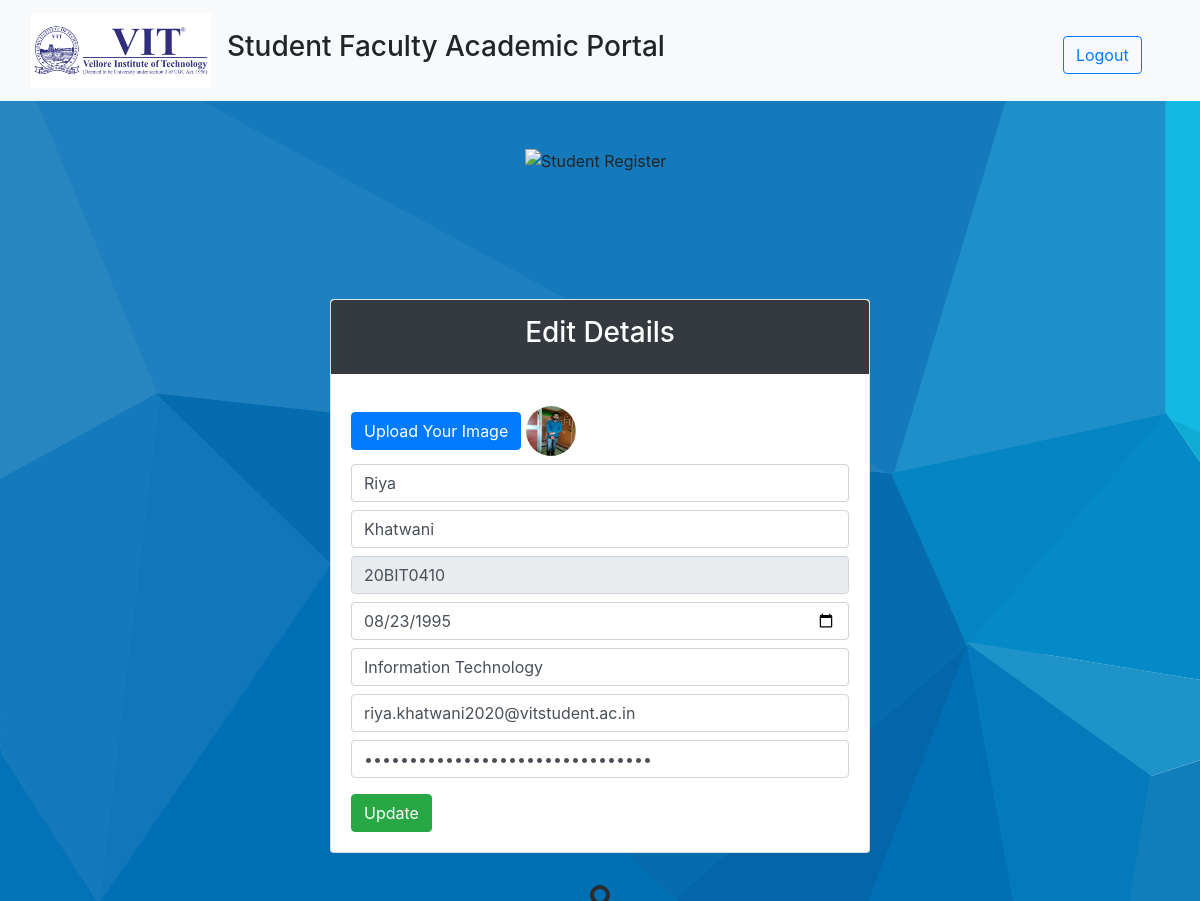
/studentedit.php?edit=20BIT0410 (signed in), run on the app's committed database.
### tables this page shows
CREATE TABLE `student_data` (
  `Regno` varchar(10) NOT NULL,
  `Img` varchar(200) NOT NULL,
  `FName` varchar(100) NOT NULL,
  `LName` varchar(100) NOT NULL,
  `DOB` varchar(100) NOT NULL,
  `Branch` varchar(100) NOT NULL,
  `Email` varchar(100) NOT NULL,
  `Password` varchar(400) NOT NULL,
  `CGPA` varchar(10) NOT NULL,
  `Sem` int(10) NOT NULL,
  `Date` varchar(100) NOT NULL,
  `LOR` varchar(200) NOT NULL
);

### studentedit.php (the view, shortened to what this page needs)
<?php
    require_once('Includes/header.php');
    require_once('Includes/connection.php');
    if(isset($_SESSION['StudentID']) || isset($_SESSION['Faculty']))
    {
        $GetID=$_GET['edit'];
        $sql="select * from student_data where Regno='".$GetID."'";
        mysqli_select_db($con,"student_management");
        $res=mysqli_query($con,$sql);
        while($row=mysqli_fetch_assoc($res))
        {
            $StudentID= $row['Regno'];
            $Image=$row['Img'];
            $FName=$row['FName'];
            $LName=$row['LName'];
            $DOB=$row['DOB'];
            $Branch=$row['Branch'];
            $Email=$row['Email'];
            $Pass=MD5($row['Password']);
        }
    ?>
<?php
 if(isset($_SESSION['Faculty']) || $_SESSION['GET']==$_SESSION['StudentID'])
 {
     ?>
<div class="container">
    <div class="row mb-5">
        <div class="col-lg-6 m-auto">
            <div class="mt-5">
                <img src="images/slogin.png" alt="Student Register" width="150" height="150" class="d-flex m-auto">
            </div>
            <div class="card">
                <div class="card-title bg-dark rounded-top">
                    <h3 class="text-center text-white py-3">Edit Details</h3>
                </div>
                <div class="card-body">
                <form action="update.php" method="POST" enctype="multipart/form-data">
                <label class="btn btn-primary">
                    Upload Your Image<input type="file" style="display:none" name="image">
                </label>
                <img src="images/<?php echo $Image?>" width="50" height="50" class="rounded-circle mb-2">
                <input type="text" placeholder="First Name" name="FName" class="form-control mb-2" value="<?php echo $FName?>">
                <input type="text" placeholder="Last Name" name="LName" class="form-control mb-2" value="<?php echo $LName?>">
                <input type="text" placeholder="Registration Number" name="regno" class="form-control mb-2" value="<?php echo $StudentID?>" readonly>
                <input type="date" placeholder="DOB DD/MM/YYYY" name="DOB" class="form-control mb-2" value="<?php echo $DOB?>">
                <select name="branch" class="form-control mb-2">
                <?php
                if($Branch=="CSE")
                {
                    echo '<option value="CSE">Computer Science</option';
                }
                elseif($Branch=="IT")
                {
                    echo '<option value="IT">Information Technology</option>';
                }
                elseif($Branch=="ME")
                {
                    echo '<option value="ME">Mechanical Engineering</option>';
                }
                elseif($Branch=="CE")
                {
                    echo '<option value="CE">Civil Engineering</option>';
                }
                elseif($Branch=="BI")
                {
                    echo '<option value="BI">Bio Informatics</option>';
                }
                ?>
                </select>
                <input type="email" placeholder="Email" name="email" class="form-control mb-2" value="<?php echo $Email?>">
                <input type="password" placeholder="password" name="password" class="form-control mb-3" value="<?php echo $Pass?>" >
                <button class="btn btn-success" name="update">Update</button>
                </form >
                </div>
            </div>
        </div>
    </div>
</div>
<?php
 }
else{
    $msg="Permission Denied";
    echo '<div class="alert alert-danger text-center"><img src="images/pdenied.png" alt="X "> '.$msg.'</div> ';
}
}
else
{
    header("location:login.php?naccess");
}
?>
<?php require_once('Includes/footer.php'); ?>

### sstyle.css (style rules this page uses)
body { background-image: url("images/filter-bg.jpg"); background-color: rgba(51, 136, 248, 0.815); }

### data on the page
student_data: Img (picture), FName "Riya", LName "Khatwani", regno "20BIT0410", DOB "08/23/1995", branch "Information Technology", email "riya.khatwani2020@vitstudent.ac.in"
